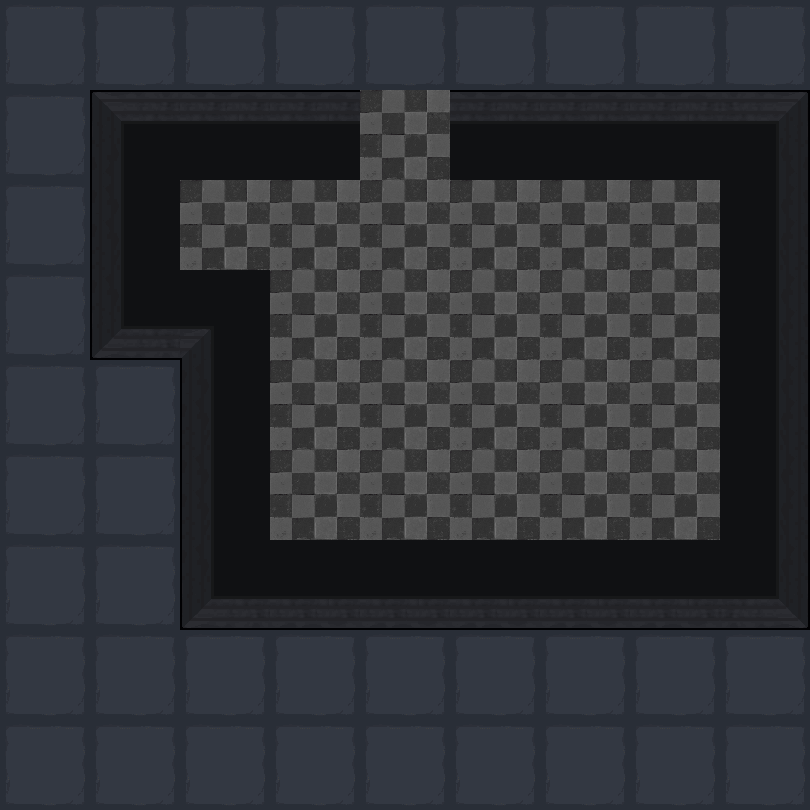

Rendered tile map (Tiled .tmx) drawn with the repository's tilesets; below, a short description and the map source with its tile grids summarised:
An orthogonal 9x9 tile map with 90x90 px tiles, 2 tile layers (地形, 障碍) and 26 objects (19x map, 5x spring, bed, door).

<map version="1.5" tiledversion="1.7.2" orientation="orthogonal" renderorder="right-down" width="9" height="9" tilewidth="90" tileheight="90" infinite="0" nextlayerid="4" nextobjectid="36">
 <tileset firstgid="1" name="1" tilewidth="90" tileheight="90" tilecount="100" columns="10">
  <image source="1.png" trans="ff00ff" width="900" height="900" />
 </tileset>
 <layer id="1" name="地形" width="9" height="9">
  <data>[81 cells, 58 non-empty, 2 distinct tile ids]</data>
 </layer>
 <layer id="2" name="障碍" width="9" height="9">
  <data>[81 cells, 23 non-empty, 10 distinct tile ids]</data>
 </layer>
 <objectgroup id="3" name="对象">
  <object id="2" name="bed" x="450" y="450" width="90" height="90" />
  <object id="4" name="map" x="630" y="360" width="90" height="90" />
  <object id="7" name="map" x="270" y="270" width="90" height="90" />
  <object id="8" name="map" x="270" y="360" width="90" height="90" />
  <object id="9" name="map" x="270" y="450" width="90" height="90" />
  <object id="12" name="map" x="360" y="360" width="90" height="90" />
  <object id="13" name="map" x="360" y="450" width="90" height="90" />
  <object id="15" name="map" x="540" y="360" width="90" height="90" />
  <object id="16" name="map" x="540" y="270" width="90" height="90" />
  <object id="17" name="map" x="450" y="360" width="90" height="90" />
  <object id="18" name="map" x="360" y="270" width="90" height="90" />
  <object id="19" name="map" x="450" y="270" width="90" height="90" />
  <object id="20" name="map" x="630" y="270" width="90" height="90" />
  <object id="23" name="map" x="540" y="450" width="90" height="90" />
  <object id="24" name="map" x="360" y="180" width="90" height="90">
   <properties>
    <property name="weapon" type="int" value="1" />
   </properties>
  </object>
  <object id="25" name="map" x="270" y="180" width="90" height="90">
   <properties>
    <property name="weapon" type="int" value="2" />
   </properties>
  </object>
  <object id="26" name="map" x="450" y="180" width="90" height="90">
   <properties>
    <property name="weapon" type="int" value="3" />
   </properties>
  </object>
  <object id="27" name="map" x="540" y="180" width="90" height="90">
   <properties>
    <property name="weapon" type="int" value="4" />
   </properties>
  </object>
  <object id="28" name="map" x="180" y="180" width="90" height="90">
   <properties>
    <property name="weapon" type="int" value="5" />
   </properties>
  </object>
  <object id="29" name="map" x="630" y="180" width="90" height="90">
   <properties>
    <property name="weapon" type="int" value="6" />
   </properties>
  </object>
  <object id="30" name="spring" x="450" y="630" width="90" height="90">
   <properties>
    <property name="direction" value="1" />
   </properties>
  </object>
  <object id="31" name="spring" x="630" y="450" width="90" height="90">
   <properties>
    <property name="direction" value="3" />
   </properties>
  </object>
  <object id="32" name="door" x="360" y="90" width="90" height="90">
   <properties>
    <property name="LorR" type="int" value="1" />
    <property name="motion" type="int" value="4" />
    <property name="rotate" type="int" value="0" />
   </properties>
  </object>
  <object id="33" name="spring" x="270" y="630" width="90" height="90">
   <properties>
    <property name="direction" value="2" />
   </properties>
  </object>
  <object id="34" name="spring" x="90" y="630" width="90" height="90">
   <properties>
    <property name="direction" value="2" />
   </properties>
  </object>
  <object id="35" name="spring" x="90" y="450" width="90" height="90">
   <properties>
    <property name="direction" value="3" />
   </properties>
  </object>
 </objectgroup>
</map>
